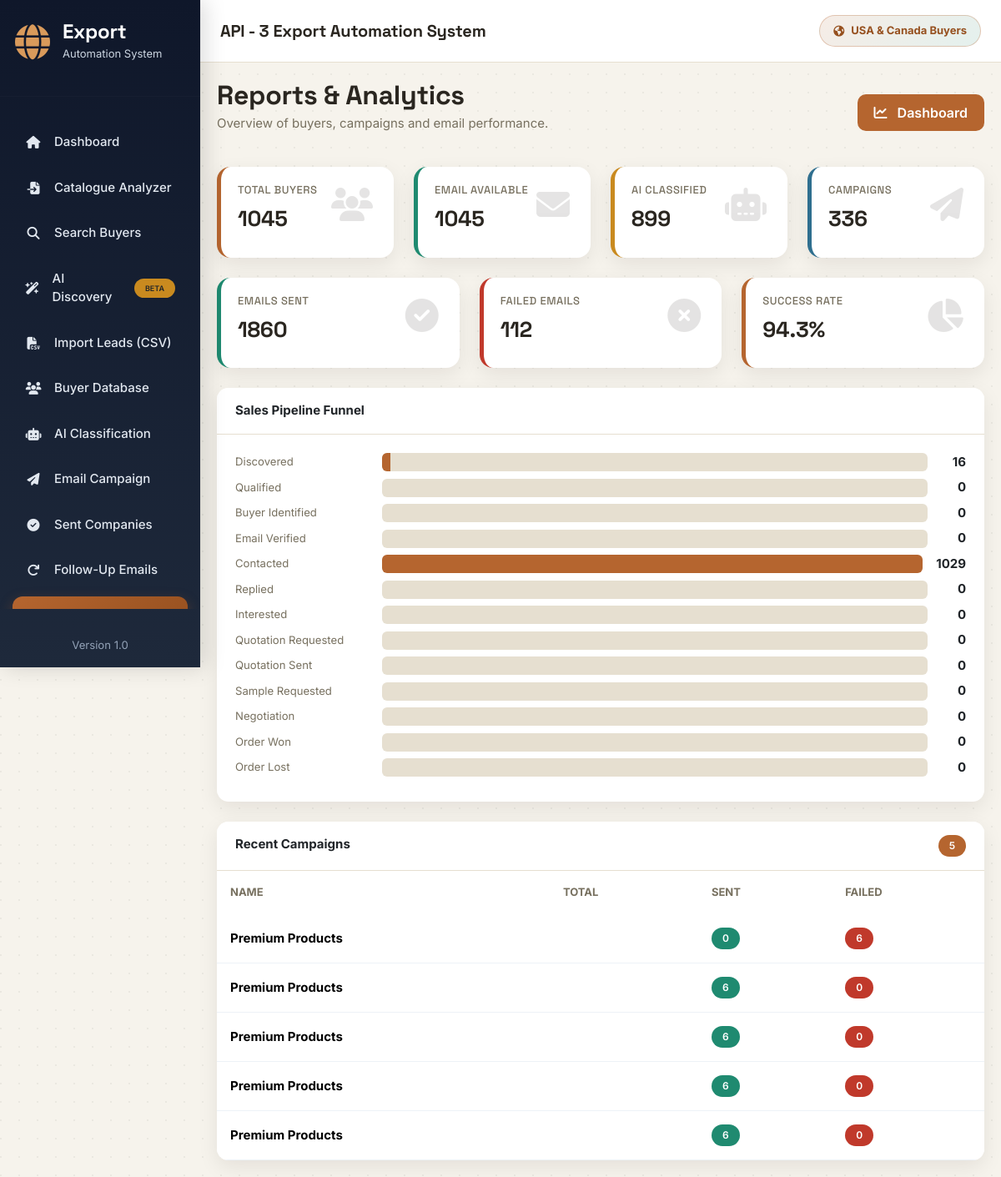
Page /reports on the committed database.
### app/models.py (models this page shows)
class Campaign(db.Model):
    __tablename__ = "campaigns"
    id = db.Column(db.Integer, primary_key=True)
    campaign_name = db.Column(db.String(150), nullable=False)
    subject = db.Column(db.String(255), nullable=False)
    body = db.Column(db.Text, nullable=False)
    recipients = db.Column(db.Integer, default=0)
    sent = db.Column(db.Integer, default=0)
    failed = db.Column(db.Integer, default=0)
    created_at = db.Column(
        db.DateTime,
        default=datetime.utcnow
    )

### app/routes/reports.py (the view)
@reports_bp.route("/reports")
def reports():
    data = DashboardService().get_dashboard_data()
    return render_template(
        "reports.html",
        total_buyers=data.get("total_buyers", 0),
        email_buyers=data.get("email_buyers", 0),
        classified_buyers=data.get("classified_buyers", 0),
        total_campaigns=data.get("total_campaigns", 0),
        total_sent=data.get("total_sent", 0),
        total_failed=data.get("total_failed", 0),
        success_rate=data.get("success_rate", 0),
        recent_campaigns=data.get("recent_campaigns", []),
        pipeline_counts=StageService().counts_by_stage()
    )

### app/services/crm/stage_service.py (called while the page is built)
    def counts_by_stage(self):
        rows = db.session.query(
            Buyer.pipeline_stage,
            db.func.count(Buyer.id)
        ).group_by(
            Buyer.pipeline_stage
        ).all()
        counts = {stage: 0 for stage in self.STAGE_ORDER}
        for stage, count in rows:
            if stage in counts:
                counts[stage] = count
            elif stage is None:
                counts["Discovered"] += count
        return [(stage, counts[stage]) for stage in self.STAGE_ORDER]

### app/services/database/intern_repository.py (called while the page is built)
    def all(self, status_filter=None, search=None):
        query = Intern.query
        if status_filter:
            query = query.filter(Intern.status == status_filter)
        if search:
            query = query.filter(Intern.name.ilike(f"%{search.strip()}%"))
        interns = query.all()
        interns.sort(
            key=lambda i: (
                0 if i.status == "Active" else 1,
                -(i.date_joined.toordinal() if i.date_joined else 0)
            )
        )
        return interns

    def totals(self):
        interns = self.all()
        return {
            "emails_sent": sum(i.emails_sent or 0 for i in interns),
            "automated_responses": sum(i.automated_responses or 0 for i in interns),
            "positive_responses": sum(i.positive_responses or 0 for i in interns),
            "active_count": sum(1 for i in interns if i.status == "Active"),
            "inactive_count": sum(1 for i in interns if i.status != "Active"),
        }

### app/templates/reports.html
{% extends "base.html" %}
{% block content %}
<div class="fade-up">
    <div class="d-flex justify-content-between align-items-center mb-4">
        <div>
            <h2 class="fw-bold mb-1">
                Reports & Analytics
            </h2>
            <p class="text-muted">
                Overview of buyers, campaigns and email performance.
            </p>
        </div>
        <a
            href="/dashboard"
            class="btn btn-primary">
            <i class="fa-solid fa-chart-line me-2"></i>
            Dashboard
        </a>
    </div>
    <div class="row g-4 mb-4">
        <div class="col-lg-3 col-md-6">
            <div class="stats-card stats-primary">
                <i class="fa-solid fa-users"></i>
                <h6>Total Buyers</h6>
                <h2>{{ total_buyers }}</h2>
            </div>
        </div>
        <div class="col-lg-3 col-md-6">
            <div class="stats-card stats-success">
                <i class="fa-solid fa-envelope"></i>
                <h6>Email Available</h6>
                <h2>{{ email_buyers }}</h2>
            </div>
        </div>
        <div class="col-lg-3 col-md-6">
            <div class="stats-card stats-warning">
                <i class="fa-solid fa-robot"></i>
                <h6>AI Classified</h6>
                <h2>{{ classified_buyers }}</h2>
            </div>
        </div>
        <div class="col-lg-3 col-md-6">
            <div class="stats-card stats-info">
                <i class="fa-solid fa-paper-plane"></i>
                <h6>Campaigns</h6>
                <h2>{{ total_campaigns }}</h2>
            </div>
        </div>
    </div>
    <div class="row g-4 mb-4">
        <div class="col-lg-4">
            <div class="stats-card stats-success">
                <i class="fa-solid fa-circle-check"></i>
                <h6>Emails Sent</h6>
                <h2>{{ total_sent }}</h2>
            </div>
        </div>
        <div class="col-lg-4">
            <div class="stats-card stats-danger">
                <i class="fa-solid fa-circle-xmark"></i>
                <h6>Failed Emails</h6>
                <h2>{{ total_failed }}</h2>
            </div>
        </div>
        <div class="col-lg-4">
            <div class="stats-card stats-primary">
                <i class="fa-solid fa-chart-pie"></i>
                <h6>Success Rate</h6>
                <h2>{{ success_rate }}%</h2>
            </div>
        </div>
    </div>
    <div class="card mb-4">
        <div class="card-header">
            Sales Pipeline Funnel
        </div>
        <div class="card-body">
            {% set max_count = pipeline_counts|map(attribute=1)|max %}
            {% for stage, count in pipeline_counts %}
                <div class="d-flex align-items-center gap-3 mb-2">
                    <div class="text-muted small" style="min-width: 160px;">
                        {{ stage }}
                    </div>
                    <div class="flex-grow-1" style="background:var(--border); border-radius:6px; height:22px; overflow:hidden;">
                        <div style="background:var(--primary); height:100%; width:{{ (count / max_count * 100) if max_count else 0 }}%;"></div>
                    </div>
                    <div class="fw-bold" style="min-width: 30px; text-align:right;">
                        {{ count }}
                    </div>
                </div>
            {% endfor %}
        </div>
    </div>
    <div class="card">
        <div class="card-header d-flex justify-content-between">
            <span>
                Recent Campaigns
            </span>
            <span class="badge bg-primary">
                {{ recent_campaigns|length }}
            </span>
        </div>
        <div class="table-responsive">
            <table class="table align-middle">
                <thead>
                    <tr>
                        <th>Name</th>
                        <th>Total</th>
                        <th>Sent</th>
                        <th>Failed</th>
                    </tr>
                </thead>
                <tbody>
                {% for campaign in recent_campaigns %}
                <tr>
                    <td>
                        <strong>
                            {{ campaign.campaign_name }}
                        </strong>
                    </td>
                    <td>{{ campaign.total }}</td>
                    <td>
                        <span class="badge bg-success">
                            {{ campaign.sent }}
                        </span>
                    </td>
                    <td>
                        <span class="badge bg-danger">
                            {{ campaign.failed }}
                        </span>
                    </td>
                </tr>
                {% else %}
                <tr>
                    <td colspan="4" class="text-center text-muted py-4">
                        No campaigns available.
                    </td>
                </tr>
                {% endfor %}
                </tbody>
            </table>
        </div>
    </div>
</div>
{% endblock %}

### app/static/css/style.css (style rules this page uses)
:root { --primary:#b5652f; --primary-dark:#96501f; --sidebar:#0b1626; --sidebar-hover:#16233a; --success:#1f8a70; --danger:#c0392b; --warning:#c98a1f; --info:#2f6f8f; --background:#f6f3ec; --white:#ffffff; --border:#e6dfd0; --text:#2a2620; --muted:#77705f; --radius:14px; --shadow:0 8px 24px rgba(24,17,6,.08); --font-display:'Space Grotesk',sans-serif; --sidebar-width:270px; --sidebar-width-lg:240px; }
* { margin:0; padding:0; box-sizing:border-box; font-family:'Inter',sans-serif; }
html { overflow-x:hidden; width:100%; }
body { background:var(--background); background-image: radial-gradient(circle at 1px 1px, rgba(24,17,6,.05) 1px, transparent 0); background-size:22px 22px; color:var(--text); overflow-x:hidden; width:100%; font-size:15px; }
a { text-decoration:none; }
h1, h2, h3, h4, h5, h6 { font-family:var(--font-display); letter-spacing:-.01em; }
.card { border:none; border-radius:var(--radius); box-shadow:var(--shadow); transition:.25s ease; overflow:hidden; max-width:100%; }
.card-header { background:white; border-bottom:1px solid var(--border); font-weight:700; padding:16px 22px; }
.card-body { padding:22px; max-width:100%; }
.stats-card { background:white; border-radius:16px; padding:22px; box-shadow:var(--shadow); position:relative; overflow:hidden; transition:.3s; height:100%; }
.stats-card h6 { color:var(--muted); font-size:13px; margin-bottom:12px; text-transform:uppercase; letter-spacing:.5px; }
.stats-card h2 { font-size:30px; font-weight:700; margin-bottom:10px; }
.stats-card i { position:absolute; right:25px; top:25px; font-size:40px; opacity:.12; }
.stats-primary { border-left:5px solid var(--primary); }
.stats-success { border-left:5px solid var(--success); }
.stats-warning { border-left:5px solid var(--warning); }
.stats-danger { border-left:5px solid var(--danger); }
.stats-info { border-left:5px solid var(--info); }
.btn { border-radius:10px; padding:10px 20px; font-weight:600; transition:.25s; }
.btn-primary { background:var(--primary); border:none; }
.table { margin-bottom:0; vertical-align:middle; }
.table thead { background:#f8fafc; }
.table thead th { border:none; color:var(--muted); font-weight:700; font-size:13px; text-transform:uppercase; padding:16px; white-space:nowrap; }
.table tbody td { padding:16px; border-color:#edf2f7; }
.table tbody tr { transition:.2s; }
.table-responsive { overflow-x:auto; -webkit-overflow-scrolling:touch; max-width:100%; }
.badge { padding:7px 13px; border-radius:30px; font-weight:600; font-size:12px; white-space:nowrap; }
.bg-success { background:var(--success)!important; }
.bg-danger { background:var(--danger)!important; }
.bg-primary { background:var(--primary)!important; }
.text-muted { color:var(--muted)!important; }
.fade-up { animation:fadeUp .5s ease; }
@media (max-width:1400px) { .stats-card { padding:20px; } }
@media (max-width:1366px) { .stats-card h2 { font-size:26px; } }

### rows in the picture
Campaign: campaign_name "Premium Products", sent "0", failed "6"
Campaign: campaign_name "Premium Products", sent "6", failed "0"
Campaign: campaign_name "Premium Products", sent "6", failed "0"
Campaign: campaign_name "Premium Products", sent "6", failed "0"
Campaign: campaign_name "Premium Products", sent "6", failed "0"

### other values in the picture
{{ total_buyers }} "1045"
{{ email_buyers }} "1045"
{{ classified_buyers }} "899"
{{ total_campaigns }} "336"
{{ total_sent }} "1860"
{{ total_failed }} "112"
{{ success_rate }} "94.3"
{{ stage }} "Discovered" "Qualified" "Buyer Identified" "Email Verified" "Contacted" "Replied" "Interested" "Quotation Requested" "Quotation Sent" "Sample Requested" "Negotiation" "Order Won" "Order Lost"
{{ count }} "16" "0" "0" "0" "1029" "0" "0" "0" "0" "0" "0" "0" "0"
{{ recent_campaigns|length }} "5"
